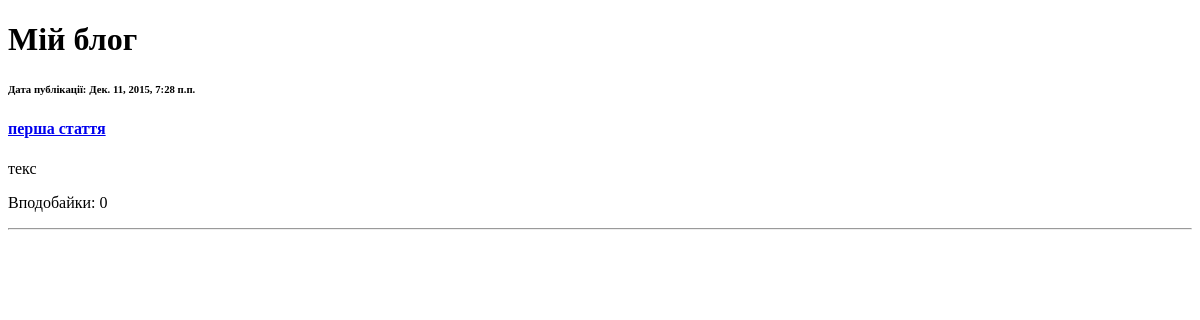
/articles/all/, run on an earlier commit of the app's database.
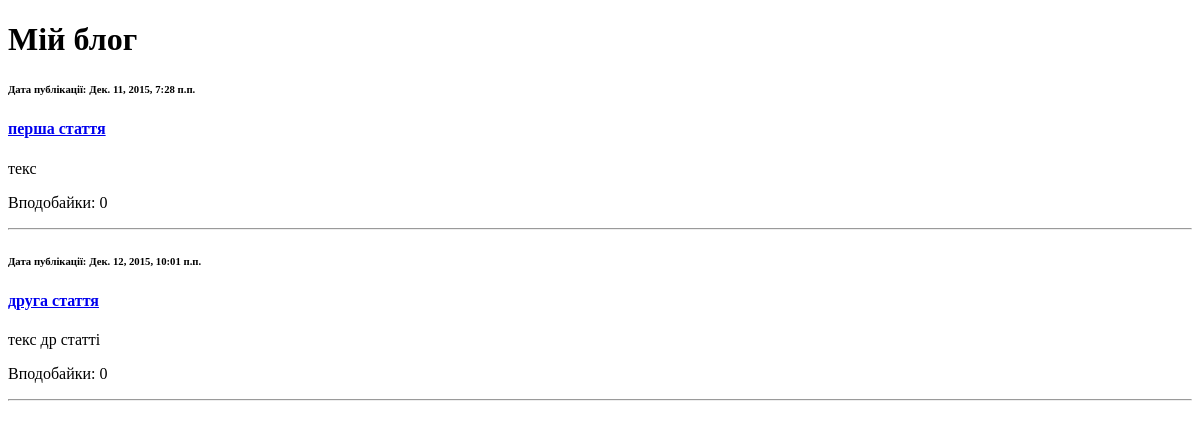
And on a later commit of the database.
### article/models.py (models this page shows)
class Article(models.Model):
    class Meta:
        db_table = "article"
    article_title = models.CharField(max_length=200)
    article_text = models.TextField()
    article_date = models.DateTimeField()
    article_likes = models.IntegerField(default=0) # or (blank=True, null=True)

### article/views.py (the view)
# urls.py: url(r'^articles/all/$', 'article.views.articles'),
def articles(request):
    return render_to_response('articles.html', {'articles': Article.objects.all()})

### article/templates/articles.html
{% extends 'main.html' %}
{% block article %}
    {% for article in articles %}
        <h6> Дата публікації: {{ article.article_date}}</h6>
        <h4><a href="/articles/get/{{ article.id }}/"> {{ article.article_title}}</h4></a>
        <p> {{ article.article_text }}</p>
        <p> Вподобайки: {{ article.article_likes }} </p>
        <hr>
    {% endfor %}
{% endblock %}

### templates/main.html (shortened to what this page needs)
<!DOCTYPE html>
<html lang="en">
<head>
</head>
<body>
    <h1>Мій блог</h1>
    {% block article %}{% endblock %}
</body>
</html>

What changed in the data, as far as the page shows it:
added Article: article_date "Дек. 12, 2015, 10:01 п.п.", article_title "друга стаття", article_text "текс др статті", article_likes "0"
